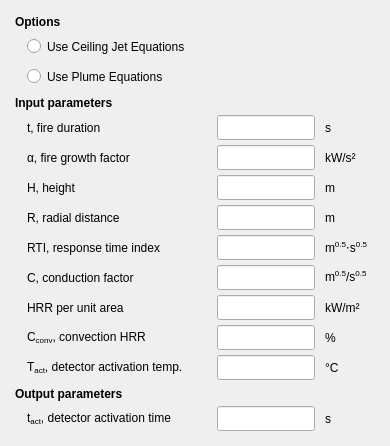
     <widget class="QFrame" name="frame_userio">
      <property name="sizePolicy">
       <sizepolicy hsizetype="Fixed" vsizetype="Minimum">
        <horstretch>0</horstretch>
        <verstretch>0</verstretch>
       </sizepolicy>
      </property>
      <property name="minimumSize">
       <size>
        <width>390</width>
        <height>0</height>
       </size>
      </property>
      <property name="maximumSize">
       <size>
        <width>390</width>
        <height>16777215</height>
       </size>
      </property>
      <layout class="QGridLayout" name="gridLayout">
       <property name="leftMargin">
        <number>15</number>
       </property>
       <property name="topMargin">
        <number>15</number>
       </property>
       <property name="rightMargin">
        <number>15</number>
       </property>
       <property name="bottomMargin">
        <number>15</number>
       </property>
       <property name="horizontalSpacing">
        <number>10</number>
       </property>
       <property name="verticalSpacing">
        <number>5</number>
       </property>
       <item row="10" column="2">
        <widget class="QLineEdit" name="lineEdit_in_C">
         <property name="sizePolicy">
          <sizepolicy hsizetype="Minimum" vsizetype="Fixed">
           <horstretch>0</horstretch>
           <verstretch>0</verstretch>
          </sizepolicy>
         </property>
         <property name="minimumSize">
          <size>
           <width>50</width>
           <height>25</height>
          </size>
         </property>
         <property name="maximumSize">
          <size>
           <width>16777215</width>
           <height>25</height>
          </size>
         </property>
         <property name="baseSize">
          <size>
           <width>0</width>
           <height>0</height>
          </size>
         </property>
         <property name="toolTip">
          <string>Positive float</string>
         </property>
         <property name="statusTip">
          <string>Positive float</string>
         </property>
        </widget>
       </item>
       <item row="8" column="2">
        <widget class="QLineEdit" name="lineEdit_in_R">
         <property name="sizePolicy">
          <sizepolicy hsizetype="Minimum" vsizetype="Fixed">
           <horstretch>0</horstretch>
           <verstretch>0</verstretch>
          </sizepolicy>
         </property>
         <property name="minimumSize">
          <size>
           <width>50</width>
           <height>25</height>
          </size>
         </property>
         <property name="maximumSize">
          <size>
           <width>16777215</width>
           <height>25</height>
          </size>
         </property>
         <property name="baseSize">
          <size>
           <width>0</width>
           <height>0</height>
          </size>
         </property>
         <property name="toolTip">
          <string>Positive float</string>
         </property>
         <property name="statusTip">
          <string>Positive float</string>
         </property>
        </widget>
       </item>
       <item row="6" column="3">
        <widget class="QLabel" name="label_44">
         <property name="sizePolicy">
          <sizepolicy hsizetype="Minimum" vsizetype="Fixed">
           <horstretch>0</horstretch>
           <verstretch>0</verstretch>
          </sizepolicy>
         </property>
         <property name="minimumSize">
          <size>
           <width>50</width>
           <height>25</height>
          </size>
         </property>
         <property name="maximumSize">
          <size>
           <width>16777215</width>
           <height>25</height>
          </size>
         </property>
         <property name="text">
          <string>kW/s²</string>
         </property>
        </widget>
       </item>
       <item row="10" column="1">
        <widget class="QLabel" name="label_39">
         <property name="sizePolicy">
          <sizepolicy hsizetype="Minimum" vsizetype="Fixed">
           <horstretch>0</horstretch>
           <verstretch>0</verstretch>
          </sizepolicy>
         </property>
         <property name="minimumSize">
          <size>
           <width>180</width>
           <height>25</height>
          </size>
         </property>
         <property name="maximumSize">
          <size>
           <width>16777215</width>
           <height>25</height>
          </size>
         </property>
         <property name="text">
          <string>C, conduction factor</string>
         </property>
        </widget>
       </item>
       <item row="12" column="1">
        <widget class="QLabel" name="label_41">
         <property name="sizePolicy">
          <sizepolicy hsizetype="Minimum" vsizetype="Fixed">
           <horstretch>0</horstretch>
           <verstretch>0</verstretch>
          </sizepolicy>
         </property>
         <property name="minimumSize">
          <size>
           <width>180</width>
           <height>25</height>
          </size>
         </property>
         <property name="maximumSize">
          <size>
           <width>16777215</width>
           <height>25</height>
          </size>
         </property>
         <property name="text">
          <string>&lt;html&gt;&lt;head/&gt;&lt;body&gt;&lt;p&gt;C&lt;span style=&quot; vertical-align:sub;&quot;&gt;conv&lt;/span&gt;, convection HRR&lt;/p&gt;&lt;/body&gt;&lt;/html&gt;</string>
         </property>
        </widget>
       </item>
       <item row="11" column="1">
        <widget class="QLabel" name="label_40">
         <property name="sizePolicy">
          <sizepolicy hsizetype="Minimum" vsizetype="Fixed">
           <horstretch>0</horstretch>
           <verstretch>0</verstretch>
          </sizepolicy>
         </property>
         <property name="minimumSize">
          <size>
           <width>180</width>
           <height>25</height>
          </size>
         </property>
         <property name="maximumSize">
          <size>
           <width>16777215</width>
           <height>25</height>
          </size>
         </property>
         <property name="text">
          <string>HRR per unit area</string>
         </property>
        </widget>
       </item>
       <item row="13" column="1">
        <widget class="QLabel" name="label_42">
         <property name="sizePolicy">
          <sizepolicy hsizetype="Minimum" vsizetype="Fixed">
           <horstretch>0</horstretch>
           <verstretch>0</verstretch>
          </sizepolicy>
         </property>
         <property name="minimumSize">
          <size>
           <width>180</width>
           <height>25</height>
          </size>
         </property>
         <property name="maximumSize">
          <size>
           <width>16777215</width>
           <height>25</height>
          </size>
         </property>
         <property name="text">
          <string>&lt;html&gt;&lt;head/&gt;&lt;body&gt;&lt;p&gt;T&lt;span style=&quot; vertical-align:sub;&quot;&gt;act&lt;/span&gt;, detector activation temp.&lt;/p&gt;&lt;/body&gt;&lt;/html&gt;</string>
         </property>
        </widget>
       </item>
       <item row="12" column="2">
        <widget class="QLineEdit" name="lineEdit_in_C_conv">
         <property name="sizePolicy">
          <sizepolicy hsizetype="Minimum" vsizetype="Fixed">
           <horstretch>0</horstretch>
           <verstretch>0</verstretch>
          </sizepolicy>
         </property>
         <property name="minimumSize">
          <size>
           <width>50</width>
           <height>25</height>
          </size>
         </property>
         <property name="maximumSize">
          <size>
           <width>16777215</width>
           <height>25</height>
          </size>
         </property>
         <property name="baseSize">
          <size>
           <width>0</width>
           <height>0</height>
          </size>
         </property>
         <property name="toolTip">
          <string>Positive float</string>
         </property>
         <property name="statusTip">
          <string>Positive float</string>
         </property>
        </widget>
       </item>
       <item row="9" column="1">
        <widget class="QLabel" name="label_38">
         <property name="sizePolicy">
          <sizepolicy hsizetype="Minimum" vsizetype="Fixed">
           <horstretch>0</horstretch>
           <verstretch>0</verstretch>
          </sizepolicy>
         </property>
         <property name="minimumSize">
          <size>
           <width>180</width>
           <height>25</height>
          </size>
         </property>
         <property name="maximumSize">
          <size>
           <width>16777215</width>
           <height>25</height>
          </size>
         </property>
         <property name="text">
          <string>RTI, response time index</string>
         </property>
        </widget>
       </item>
       <item row="14" column="1">
        <spacer name="verticalSpacer_2">
         <property name="orientation">
          <enum>Qt::Vertical</enum>
         </property>
         <property name="sizeType">
          <enum>QSizePolicy::Fixed</enum>
         </property>
         <property name="sizeHint" stdset="0">
          <size>
           <width>20</width>
           <height>2</height>
          </size>
         </property>
        </spacer>
       </item>
       <item row="16" column="2">
        <widget class="QLineEdit" name="lineEdit_out_t_act">
         <property name="sizePolicy">
          <sizepolicy hsizetype="Minimum" vsizetype="Fixed">
           <horstretch>0</horstretch>
           <verstretch>0</verstretch>
          </sizepolicy>
         </property>
         <property name="minimumSize">
          <size>
           <width>50</width>
           <height>25</height>
          </size>
         </property>
         <property name="maximumSize">
          <size>
           <width>16777215</width>
           <height>25</height>
          </size>
         </property>
         <property name="toolTip">
          <string>Solved detector activation time. Double click to select.</string>
         </property>
         <property name="statusTip">
          <string>Solved detector activation time. Double click to select.</string>
         </property>
        </widget>
       </item>
       <item row="7" column="2">
        <widget class="QLineEdit" name="lineEdit_in_H">
         <property name="sizePolicy">
          <sizepolicy hsizetype="Minimum" vsizetype="Fixed">
           <horstretch>0</horstretch>
           <verstretch>0</verstretch>
          </sizepolicy>
         </property>
         <property name="minimumSize">
          <size>
           <width>50</width>
           <height>25</height>
          </size>
         </property>
         <property name="maximumSize">
          <size>
           <width>16777215</width>
           <height>25</height>
          </size>
         </property>
         <property name="baseSize">
          <size>
           <width>0</width>
           <height>0</height>
          </size>
         </property>
         <property name="toolTip">
          <string>Positive float</string>
         </property>
         <property name="statusTip">
          <string>Positive float</string>
         </property>
        </widget>
       </item>
       <item row="16" column="3">
        <widget class="QLabel" name="label_t_act_unit">
         <property name="sizePolicy">
          <sizepolicy hsizetype="Minimum" vsizetype="Fixed">
           <horstretch>0</horstretch>
           <verstretch>0</verstretch>
          </sizepolicy>
         </property>
         <property name="minimumSize">
          <size>
           <width>50</width>
           <height>25</height>
          </size>
         </property>
         <property name="maximumSize">
          <size>
           <width>16777215</width>
           <height>25</height>
          </size>
         </property>
         <property name="text">
          <string>s</string>
         </property>
        </widget>
       </item>
       <item row="13" column="3">
        <widget class="QLabel" name="label_51">
         <property name="sizePolicy">
          <sizepolicy hsizetype="Minimum" vsizetype="Fixed">
           <horstretch>0</horstretch>
           <verstretch>0</verstretch>
          </sizepolicy>
         </property>
         <property name="minimumSize">
          <size>
           <width>50</width>
           <height>25</height>
          </size>
         </property>
         <property name="maximumSize">
          <size>
           <width>16777215</width>
           <height>25</height>
          </size>
         </property>
         <property name="text">
          <string>°C</string>
         </property>
        </widget>
       </item>
       <item row="12" column="3">
        <widget class="QLabel" name="label_50">
         <property name="sizePolicy">
          <sizepolicy hsizetype="Minimum" vsizetype="Fixed">
           <horstretch>0</horstretch>
           <verstretch>0</verstretch>
          </sizepolicy>
         </property>
         <property name="minimumSize">
          <size>
           <width>50</width>
           <height>25</height>
          </size>
         </property>
         <property name="maximumSize">
          <size>
           <width>16777215</width>
           <height>25</height>
          </size>
         </property>
         <property name="text">
          <string>%</string>
         </property>
        </widget>
       </item>
       <item row="7" column="3">
        <widget class="QLabel" name="label_45">
         <property name="sizePolicy">
          <sizepolicy hsizetype="Minimum" vsizetype="Fixed">
           <horstretch>0</horstretch>
           <verstretch>0</verstretch>
          </sizepolicy>
         </property>
         <property name="minimumSize">
          <size>
           <width>50</width>
           <height>25</height>
          </size>
         </property>
         <property name="maximumSize">
          <size>
           <width>16777215</width>
           <height>25</height>
          </size>
         </property>
         <property name="text">
          <string>m</string>
         </property>
        </widget>
       </item>
       <item row="1" column="0">
        <spacer name="horizontalSpacer">
         <property name="orientation">
          <enum>Qt::Horizontal</enum>
         </property>
         <property name="sizeType">
          <enum>QSizePolicy::Fixed</enum>
         </property>
         <property name="sizeHint" stdset="0">
          <size>
           <width>2</width>
           <height>20</height>
          </size>
         </property>
        </spacer>
       </item>
       <item row="15" column="0" colspan="4">
        <widget class="QLabel" name="label_output_parameters">
         <property name="sizePolicy">
          <sizepolicy hsizetype="Minimum" vsizetype="Fixed">
           <horstretch>0</horstretch>
           <verstretch>0</verstretch>
          </sizepolicy>
         </property>
         <property name="maximumSize">
          <size>
           <width>16777215</width>
           <height>25</height>
          </size>
         </property>
         <property name="text">
          <string>&lt;b&gt;Output parameters&lt;/b&gt;</string>
         </property>
        </widget>
       </item>
       <item row="11" column="3">
        <widget class="QLabel" name="label_49">
         <property name="sizePolicy">
          <sizepolicy hsizetype="Minimum" vsizetype="Fixed">
           <horstretch>0</horstretch>
           <verstretch>0</verstretch>
          </sizepolicy>
         </property>
         <property name="minimumSize">
          <size>
           <width>50</width>
           <height>25</height>
          </size>
         </property>
         <property name="maximumSize">
          <size>
           <width>16777215</width>
           <height>25</height>
          </size>
         </property>
         <property name="text">
          <string>kW/m²</string>
         </property>
        </widget>
       </item>
       <item row="5" column="2">
        <widget class="QLineEdit" name="lineEdit_in_t">
         <property name="sizePolicy">
          <sizepolicy hsizetype="Minimum" vsizetype="Fixed">
           <horstretch>0</horstretch>
           <verstretch>0</verstretch>
          </sizepolicy>
         </property>
         <property name="minimumSize">
          <size>
           <width>50</width>
           <height>25</height>
          </size>
         </property>
         <property name="maximumSize">
          <size>
           <width>16777215</width>
           <height>25</height>
          </size>
         </property>
         <property name="baseSize">
          <size>
           <width>0</width>
           <height>0</height>
          </size>
         </property>
         <property name="toolTip">
          <string>Positive float</string>
         </property>
         <property name="statusTip">
          <string>Positive float</string>
         </property>
        </widget>
       </item>
       <item row="9" column="3">
        <widget class="QLabel" name="label_47">
         <property name="sizePolicy">
          <sizepolicy hsizetype="Minimum" vsizetype="Fixed">
           <horstretch>0</horstretch>
           <verstretch>0</verstretch>
          </sizepolicy>
         </property>
         <property name="minimumSize">
          <size>
           <width>50</width>
           <height>25</height>
          </size>
         </property>
         <property name="maximumSize">
          <size>
           <width>16777215</width>
           <height>25</height>
          </size>
         </property>
         <property name="text">
          <string>m&lt;sup&gt;0.5&lt;/sup&gt;⋅s&lt;sup&gt;0.5&lt;/sup&gt;</string>
         </property>
        </widget>
       </item>
       <item row="5" column="3">
        <widget class="QLabel" name="label_43">
         <property name="sizePolicy">
          <sizepolicy hsizetype="Minimum" vsizetype="Fixed">
           <horstretch>0</horstretch>
           <verstretch>0</verstretch>
          </sizepolicy>
         </property>
         <property name="minimumSize">
          <size>
           <width>50</width>
           <height>25</height>
          </size>
         </property>
         <property name="maximumSize">
          <size>
           <width>16777215</width>
           <height>25</height>
          </size>
         </property>
         <property name="text">
          <string>s</string>
         </property>
        </widget>
       </item>
       <item row="16" column="1">
        <widget class="QLabel" name="label_t_act_time">
         <property name="sizePolicy">
          <sizepolicy hsizetype="Minimum" vsizetype="Fixed">
           <horstretch>0</horstretch>
           <verstretch>0</verstretch>
          </sizepolicy>
         </property>
         <property name="minimumSize">
          <size>
           <width>180</width>
           <height>25</height>
          </size>
         </property>
         <property name="maximumSize">
          <size>
           <width>16777215</width>
           <height>25</height>
          </size>
         </property>
         <property name="text">
          <string>&lt;html&gt;&lt;head/&gt;&lt;body&gt;&lt;p&gt;t&lt;span style=&quot; vertical-align:sub;&quot;&gt;act&lt;/span&gt;, detector activation time&lt;/p&gt;&lt;/body&gt;&lt;/html&gt;</string>
         </property>
        </widget>
       </item>
       <item row="8" column="1">
        <widget class="QLabel" name="label_in_R_label">
         <property name="sizePolicy">
          <sizepolicy hsizetype="Minimum" vsizetype="Fixed">
           <horstretch>0</horstretch>
           <verstretch>0</verstretch>
          </sizepolicy>
         </property>
         <property name="minimumSize">
          <size>
           <width>180</width>
           <height>25</height>
          </size>
         </property>
         <property name="maximumSize">
          <size>
           <width>16777215</width>
           <height>25</height>
          </size>
         </property>
         <property name="text">
          <string>R, radial distance</string>
         </property>
        </widget>
       </item>
       <item row="1" column="1">
        <widget class="QRadioButton" name="radioButton_ceiling_jet">
         <property name="sizePolicy">
          <sizepolicy hsizetype="Minimum" vsizetype="Fixed">
           <horstretch>0</horstretch>
           <verstretch>0</verstretch>
          </sizepolicy>
         </property>
         <property name="minimumSize">
          <size>
           <width>0</width>
           <height>25</height>
          </size>
         </property>
         <property name="maximumSize">
          <size>
           <width>16777215</width>
           <height>25</height>
          </size>
         </property>
         <property name="text">
          <string>Use Ceiling Jet Equations</string>
         </property>
        </widget>
       </item>
       <item row="7" column="1">
        <widget class="QLabel" name="label_36">
         <property name="sizePolicy">
          <sizepolicy hsizetype="Minimum" vsizetype="Fixed">
           <horstretch>0</horstretch>
           <verstretch>0</verstretch>
          </sizepolicy>
         </property>
         <property name="minimumSize">
          <size>
           <width>180</width>
           <height>25</height>
          </size>
         </property>
         <property name="maximumSize">
          <size>
           <width>16777215</width>
           <height>25</height>
          </size>
         </property>
         <property name="text">
          <string>H, height</string>
         </property>
        </widget>
       </item>
       <item row="2" column="1">
        <widget class="QRadioButton" name="radioButton_fire_plume">
         <property name="sizePolicy">
          <sizepolicy hsizetype="Minimum" vsizetype="Fixed">
           <horstretch>0</horstretch>
           <verstretch>0</verstretch>
          </sizepolicy>
         </property>
         <property name="minimumSize">
          <size>
           <width>0</width>
           <height>25</height>
          </size>
         </property>
         <property name="maximumSize">
          <size>
           <width>16777215</width>
           <height>25</height>
          </size>
         </property>
         <property name="text">
          <string>Use Plume Equations</string>
         </property>
        </widget>
       </item>
       <item row="11" column="2">
        <widget class="QLineEdit" name="lineEdit_in_HRRPUA">
         <property name="sizePolicy">
          <sizepolicy hsizetype="Minimum" vsizetype="Fixed">
           <horstretch>0</horstretch>
           <verstretch>0</verstretch>
          </sizepolicy>
         </property>
         <property name="minimumSize">
          <size>
           <width>50</width>
           <height>25</height>
          </size>
         </property>
         <property name="maximumSize">
          <size>
           <width>16777215</width>
           <height>25</height>
          </size>
         </property>
         <property name="baseSize">
          <size>
           <width>0</width>
           <height>0</height>
          </size>
         </property>
         <property name="toolTip">
          <string>Positive float</string>
         </property>
         <property name="statusTip">
          <string>Positive float</string>
         </property>
        </widget>
       </item>
       <item row="10" column="3">
        <widget class="QLabel" name="label_48">
         <property name="sizePolicy">
          <sizepolicy hsizetype="Minimum" vsizetype="Fixed">
           <horstretch>0</horstretch>
           <verstretch>0</verstretch>
          </sizepolicy>
         </property>
         <property name="minimumSize">
          <size>
           <width>50</width>
           <height>25</height>
          </size>
         </property>
         <property name="maximumSize">
          <size>
           <width>16777215</width>
           <height>25</height>
          </size>
         </property>
         <property name="text">
          <string>m&lt;sup&gt;0.5&lt;/sup&gt;/s&lt;sup&gt;0.5&lt;/sup&gt;</string>
         </property>
        </widget>
       </item>
       <item row="13" column="2">
        <widget class="QLineEdit" name="lineEdit_in_T_act">
         <property name="sizePolicy">
          <sizepolicy hsizetype="Minimum" vsizetype="Fixed">
           <horstretch>0</horstretch>
           <verstretch>0</verstretch>
          </sizepolicy>
         </property>
         <property name="minimumSize">
          <size>
           <width>50</width>
           <height>25</height>
          </size>
         </property>
         <property name="maximumSize">
          <size>
           <width>16777215</width>
           <height>25</height>
          </size>
         </property>
         <property name="baseSize">
          <size>
           <width>0</width>
           <height>0</height>
          </size>
         </property>
         <property name="toolTip">
          <string>Positive float</string>
         </property>
         <property name="statusTip">
          <string>Positive float</string>
         </property>
        </widget>
       </item>
       <item row="9" column="2">
        <widget class="QLineEdit" name="lineEdit_in_RTI">
         <property name="sizePolicy">
          <sizepolicy hsizetype="Minimum" vsizetype="Fixed">
           <horstretch>0</horstretch>
           <verstretch>0</verstretch>
          </sizepolicy>
         </property>
         <property name="minimumSize">
          <size>
           <width>50</width>
           <height>25</height>
          </size>
         </property>
         <property name="maximumSize">
          <size>
           <width>16777215</width>
           <height>25</height>
          </size>
         </property>
         <property name="baseSize">
          <size>
           <width>0</width>
           <height>0</height>
          </size>
         </property>
         <property name="toolTip">
          <string>Positive float</string>
         </property>
         <property name="statusTip">
          <string>Positive float</string>
         </property>
        </widget>
       </item>
       <item row="0" column="0" colspan="4">
        <widget class="QLabel" name="label_options">
         <property name="sizePolicy">
          <sizepolicy hsizetype="Minimum" vsizetype="Fixed">
           <horstretch>0</horstretch>
           <verstretch>0</verstretch>
          </sizepolicy>
         </property>
         <property name="maximumSize">
          <size>
           <width>16777215</width>
           <height>25</height>
          </size>
         </property>
         <property name="text">
          <string>&lt;b&gt;Options&lt;/b&gt;</string>
         </property>
        </widget>
       </item>
       <item row="8" column="3">
        <widget class="QLabel" name="label_in_R_unit">
         <property name="sizePolicy">
          <sizepolicy hsizetype="Minimum" vsizetype="Fixed">
           <horstretch>0</horstretch>
           <verstretch>0</verstretch>
          </sizepolicy>
         </property>
         <property name="minimumSize">
          <size>
           <width>50</width>
           <height>25</height>
          </size>
         </property>
         <property name="maximumSize">
          <size>
           <width>16777215</width>
           <height>25</height>
          </size>
         </property>
         <property name="text">
          <string>m</string>
         </property>
        </widget>
       </item>
       <item row="6" column="2">
        <widget class="QLineEdit" name="lineEdit_in_alpha">
         <property name="sizePolicy">
          <sizepolicy hsizetype="Minimum" vsizetype="Fixed">
           <horstretch>0</horstretch>
           <verstretch>0</verstretch>
          </sizepolicy>
         </property>
         <property name="minimumSize">
          <size>
           <width>50</width>
           <height>25</height>
          </size>
         </property>
         <property name="maximumSize">
          <size>
           <width>16777215</width>
           <height>25</height>
          </size>
         </property>
         <property name="baseSize">
          <size>
           <width>0</width>
           <height>0</height>
          </size>
         </property>
         <property name="toolTip">
          <string>Positive float, {'slow': 0.0029, 'medium': 0.0117, 'fast': 0.0469, 'ultra-fast': 0.1876}</string>
         </property>
         <property name="statusTip">
          <string>Positive float, {'slow': 0.0029, 'medium': 0.0117, 'fast': 0.0469, 'ultra-fast': 0.1876}</string>
         </property>
        </widget>
       </item>
       <item row="6" column="1">
        <widget class="QLabel" name="label_35">
         <property name="sizePolicy">
          <sizepolicy hsizetype="Minimum" vsizetype="Fixed">
           <horstretch>0</horstretch>
           <verstretch>0</verstretch>
          </sizepolicy>
         </property>
         <property name="minimumSize">
          <size>
           <width>180</width>
           <height>25</height>
          </size>
         </property>
         <property name="maximumSize">
          <size>
           <width>16777215</width>
           <height>25</height>
          </size>
         </property>
         <property name="text">
          <string>α, fire growth factor</string>
         </property>
        </widget>
       </item>
       <item row="5" column="1">
        <widget class="QLabel" name="label_31">
         <property name="sizePolicy">
          <sizepolicy hsizetype="Minimum" vsizetype="Fixed">
           <horstretch>0</horstretch>
           <verstretch>0</verstretch>
          </sizepolicy>
         </property>
         <property name="minimumSize">
          <size>
           <width>180</width>
           <height>25</height>
          </size>
         </property>
         <property name="maximumSize">
          <size>
           <width>16777215</width>
           <height>25</height>
          </size>
         </property>
         <property name="text">
          <string>t, fire duration</string>
         </property>
        </widget>
       </item>
       <item row="4" column="0" colspan="4">
        <widget class="QLabel" name="label_input_parameters">
         <property name="sizePolicy">
          <sizepolicy hsizetype="Minimum" vsizetype="Fixed">
           <horstretch>0</horstretch>
           <verstretch>0</verstretch>
          </sizepolicy>
         </property>
         <property name="maximumSize">
          <size>
           <width>16777215</width>
           <height>25</height>
          </size>
         </property>
         <property name="text">
          <string>&lt;b&gt;Input parameters&lt;/b&gt;</string>
         </property>
        </widget>
       </item>
       <item row="3" column="1">
        <spacer name="verticalSpacer">
         <property name="orientation">
          <enum>Qt::Vertical</enum>
         </property>
         <property name="sizeType">
          <enum>QSizePolicy::Fixed</enum>
         </property>
         <property name="sizeHint" stdset="0">
          <size>
           <width>20</width>
           <height>2</height>
          </size>
         </property>
        </spacer>
       </item>
      </layout>
     </widget>
